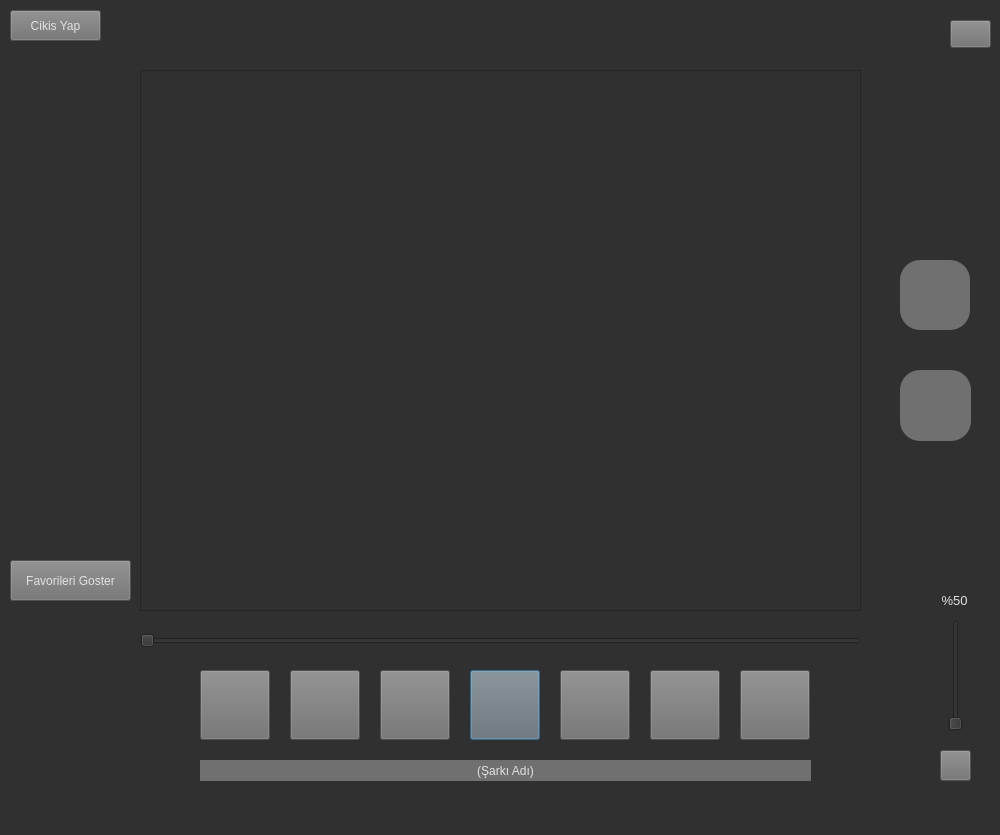
<?xml version="1.0" encoding="UTF-8"?>
<ui version="4.0">
 <class>mp3player</class>
 <widget class="QDialog" name="mp3player">
  <property name="geometry">
   <rect>
    <x>0</x>
    <y>0</y>
    <width>1000</width>
    <height>835</height>
   </rect>
  </property>
  <property name="windowTitle">
   <string>Dialog</string>
  </property>
  <property name="styleSheet">
   <string notr="true">background-color: rgb(48, 48, 48);</string>
  </property>
  <widget class="QPushButton" name="oynatButon">
   <property name="geometry">
    <rect>
     <x>470</x>
     <y>670</y>
     <width>70</width>
     <height>70</height>
    </rect>
   </property>
   <property name="styleSheet">
    <string notr="true">background-color: rgb(112, 112, 112);</string>
   </property>
   <property name="text">
    <string/>
   </property>
  </widget>
  <widget class="QPushButton" name="duraklatButon">
   <property name="geometry">
    <rect>
     <x>560</x>
     <y>670</y>
     <width>70</width>
     <height>70</height>
    </rect>
   </property>
   <property name="styleSheet">
    <string notr="true">color: rgb(225, 225, 225);
background-color: rgb(112, 112, 112);</string>
   </property>
   <property name="text">
    <string/>
   </property>
  </widget>
  <widget class="QPushButton" name="sarkileriButon">
   <property name="geometry">
    <rect>
     <x>740</x>
     <y>670</y>
     <width>70</width>
     <height>70</height>
    </rect>
   </property>
   <property name="styleSheet">
    <string notr="true">color: rgb(225, 225, 225);
background-color: rgb(112, 112, 112);</string>
   </property>
   <property name="text">
    <string/>
   </property>
  </widget>
  <widget class="QPushButton" name="durdurButon">
   <property name="geometry">
    <rect>
     <x>380</x>
     <y>670</y>
     <width>70</width>
     <height>70</height>
    </rect>
   </property>
   <property name="styleSheet">
    <string notr="true">color: rgb(225, 225, 225);
background-color: rgb(112, 112, 112);</string>
   </property>
   <property name="text">
    <string/>
   </property>
  </widget>
  <widget class="QPushButton" name="sarkigeriButon">
   <property name="geometry">
    <rect>
     <x>200</x>
     <y>670</y>
     <width>70</width>
     <height>70</height>
    </rect>
   </property>
   <property name="styleSheet">
    <string notr="true">color: rgb(225, 225, 225);
background-color: rgb(112, 112, 112);</string>
   </property>
   <property name="text">
    <string/>
   </property>
  </widget>
  <widget class="QListWidget" name="sarkiListesi">
   <property name="geometry">
    <rect>
     <x>140</x>
     <y>70</y>
     <width>721</width>
     <height>541</height>
    </rect>
   </property>
   <property name="styleSheet">
    <string notr="true">color: rgb(225, 225, 225);</string>
   </property>
  </widget>
  <widget class="QPushButton" name="begenButon">
   <property name="enabled">
    <bool>true</bool>
   </property>
   <property name="geometry">
    <rect>
     <x>900</x>
     <y>260</y>
     <width>70</width>
     <height>70</height>
    </rect>
   </property>
   <property name="styleSheet">
    <string notr="true">
background-color: rgb(112, 112, 112);
border-radius:20px;</string>
   </property>
   <property name="text">
    <string/>
   </property>
   <property name="icon">
    <iconset>
     <normaloff>begen.png</normaloff>begen.png</iconset>
   </property>
   <property name="iconSize">
    <size>
     <width>65</width>
     <height>65</height>
    </size>
   </property>
  </widget>
  <widget class="QLabel" name="sarkiAdi">
   <property name="geometry">
    <rect>
     <x>200</x>
     <y>760</y>
     <width>611</width>
     <height>21</height>
    </rect>
   </property>
   <property name="layoutDirection">
    <enum>Qt::LeftToRight</enum>
   </property>
   <property name="styleSheet">
    <string notr="true">background-color: rgb(112, 112, 112);
color: rgb(225, 225, 225);</string>
   </property>
   <property name="frameShadow">
    <enum>QFrame::Plain</enum>
   </property>
   <property name="text">
    <string>(Şarkı Adı)</string>
   </property>
   <property name="textFormat">
    <enum>Qt::AutoText</enum>
   </property>
   <property name="alignment">
    <set>Qt::AlignCenter</set>
   </property>
  </widget>
  <widget class="QPushButton" name="sarkiYolu">
   <property name="geometry">
    <rect>
     <x>950</x>
     <y>20</y>
     <width>41</width>
     <height>28</height>
    </rect>
   </property>
   <property name="styleSheet">
    <string notr="true">background-color: rgb(112, 112, 112);</string>
   </property>
   <property name="text">
    <string/>
   </property>
  </widget>
  <widget class="QSlider" name="sarkiKonumu">
   <property name="geometry">
    <rect>
     <x>140</x>
     <y>630</y>
     <width>721</width>
     <height>22</height>
    </rect>
   </property>
   <property name="styleSheet">
    <string notr="true">background-color: rgb(48, 48, 48);</string>
   </property>
   <property name="orientation">
    <enum>Qt::Horizontal</enum>
   </property>
  </widget>
  <widget class="QSlider" name="sesSeviyesi">
   <property name="geometry">
    <rect>
     <x>940</x>
     <y>620</y>
     <width>31</width>
     <height>111</height>
    </rect>
   </property>
   <property name="styleSheet">
    <string notr="true">background-color: rgb(48, 48, 48);</string>
   </property>
   <property name="orientation">
    <enum>Qt::Vertical</enum>
   </property>
  </widget>
  <widget class="QPushButton" name="sarkileriSar">
   <property name="geometry">
    <rect>
     <x>650</x>
     <y>670</y>
     <width>70</width>
     <height>70</height>
    </rect>
   </property>
   <property name="styleSheet">
    <string notr="true">color: rgb(225, 225, 225);
background-color: rgb(112, 112, 112);</string>
   </property>
   <property name="text">
    <string/>
   </property>
  </widget>
  <widget class="QPushButton" name="sarkigeriSar">
   <property name="geometry">
    <rect>
     <x>290</x>
     <y>670</y>
     <width>70</width>
     <height>70</height>
    </rect>
   </property>
   <property name="styleSheet">
    <string notr="true">color: rgb(225, 225, 225);
background-color: rgb(112, 112, 112);</string>
   </property>
   <property name="text">
    <string/>
   </property>
  </widget>
  <widget class="QPushButton" name="muteButon">
   <property name="geometry">
    <rect>
     <x>940</x>
     <y>750</y>
     <width>31</width>
     <height>31</height>
    </rect>
   </property>
   <property name="styleSheet">
    <string notr="true">background-color: rgb(112, 112, 112);</string>
   </property>
   <property name="text">
    <string/>
   </property>
  </widget>
  <widget class="QLabel" name="sesSeviye">
   <property name="geometry">
    <rect>
     <x>934</x>
     <y>590</y>
     <width>41</width>
     <height>20</height>
    </rect>
   </property>
   <property name="font">
    <font>
     <pointsize>10</pointsize>
    </font>
   </property>
   <property name="styleSheet">
    <string notr="true">color: rgb(225, 225, 225);</string>
   </property>
   <property name="text">
    <string>%50</string>
   </property>
   <property name="alignment">
    <set>Qt::AlignCenter</set>
   </property>
  </widget>
  <widget class="QToolButton" name="cikisButton">
   <property name="geometry">
    <rect>
     <x>10</x>
     <y>10</y>
     <width>91</width>
     <height>31</height>
    </rect>
   </property>
   <property name="styleSheet">
    <string notr="true">background-color: rgb(112, 112, 112);
color: rgb(225, 225, 225);</string>
   </property>
   <property name="text">
    <string>Cikis Yap</string>
   </property>
  </widget>
  <widget class="QPushButton" name="favorilerButon">
   <property name="geometry">
    <rect>
     <x>10</x>
     <y>560</y>
     <width>121</width>
     <height>41</height>
    </rect>
   </property>
   <property name="font">
    <font>
     <family>MS Shell Dlg 2</family>
     <pointsize>9</pointsize>
     <weight>50</weight>
     <italic>false</italic>
     <bold>false</bold>
    </font>
   </property>
   <property name="styleSheet">
    <string notr="true">background-color: rgb(112, 112, 112);
color: rgb(225, 225, 225);
font: 9pt &quot;MS Shell Dlg 2&quot;;</string>
   </property>
   <property name="text">
    <string>Favorileri Goster</string>
   </property>
   <property name="iconSize">
    <size>
     <width>20</width>
     <height>20</height>
    </size>
   </property>
   <property name="checkable">
    <bool>true</bool>
   </property>
   <property name="checked">
    <bool>false</bool>
   </property>
   <property name="autoRepeat">
    <bool>false</bool>
   </property>
   <property name="autoExclusive">
    <bool>false</bool>
   </property>
  </widget>
  <widget class="QPushButton" name="begenmeButon">
   <property name="geometry">
    <rect>
     <x>900</x>
     <y>370</y>
     <width>71</width>
     <height>71</height>
    </rect>
   </property>
   <property name="styleSheet">
    <string notr="true">background-color: rgb(112, 112, 112);
border-radius:20px;</string>
   </property>
   <property name="text">
    <string/>
   </property>
   <property name="icon">
    <iconset>
     <normaloff>begenme-.png</normaloff>begenme-.png</iconset>
   </property>
   <property name="iconSize">
    <size>
     <width>65</width>
     <height>65</height>
    </size>
   </property>
   <property name="checkable">
    <bool>false</bool>
   </property>
  </widget>
  <widget class="QLabel" name="InfoLabel">
   <property name="geometry">
    <rect>
     <x>250</x>
     <y>790</y>
     <width>501</width>
     <height>31</height>
    </rect>
   </property>
   <property name="styleSheet">
    <string notr="true">color: rgb(255, 17, 0);
font: 9pt &quot;MS Shell Dlg 2&quot;;</string>
   </property>
   <property name="text">
    <string/>
   </property>
   <property name="textFormat">
    <enum>Qt::AutoText</enum>
   </property>
   <property name="scaledContents">
    <bool>false</bool>
   </property>
   <property name="alignment">
    <set>Qt::AlignCenter</set>
   </property>
   <property name="wordWrap">
    <bool>false</bool>
   </property>
  </widget>
 </widget>
 <resources/>
 <connections/>
</ui>
